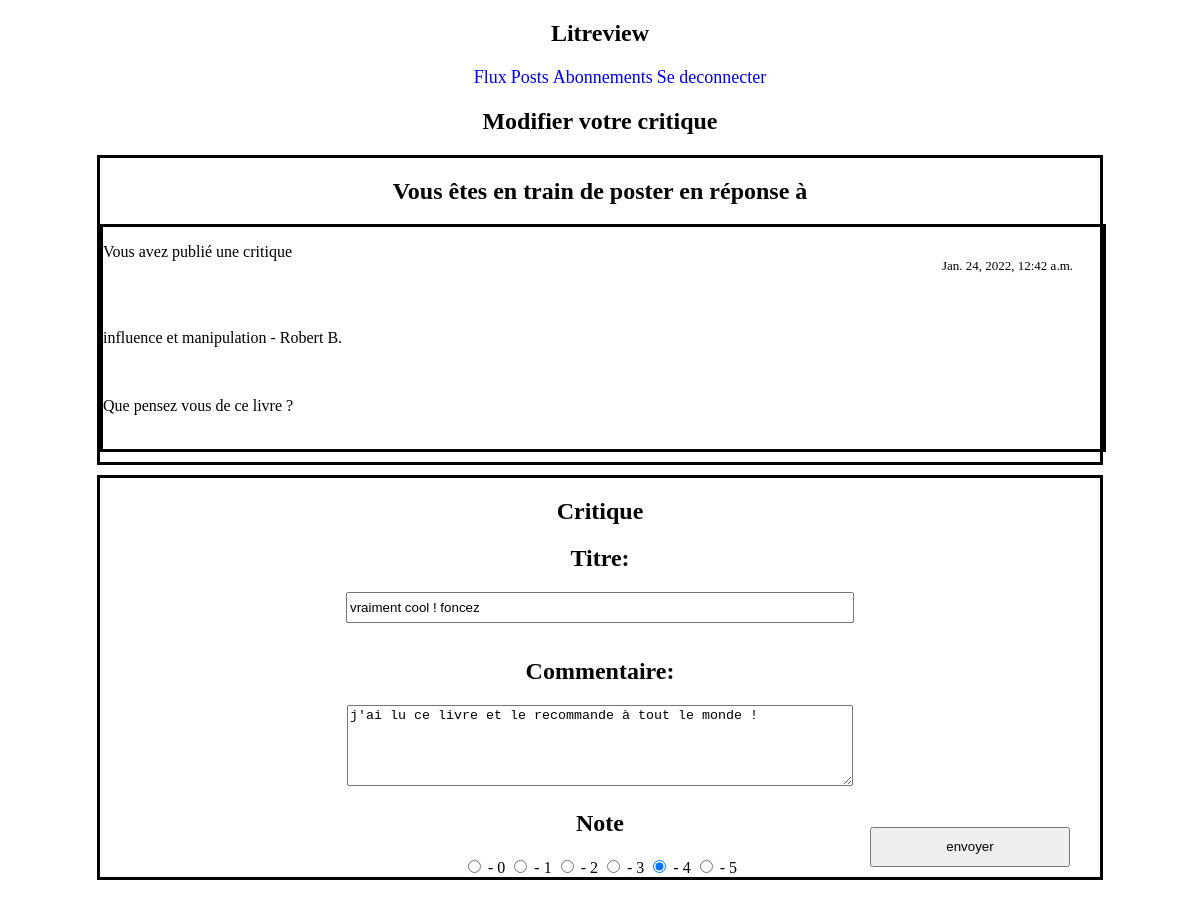
Page /modifier-review/10/ (signed in) on the earlier database version.
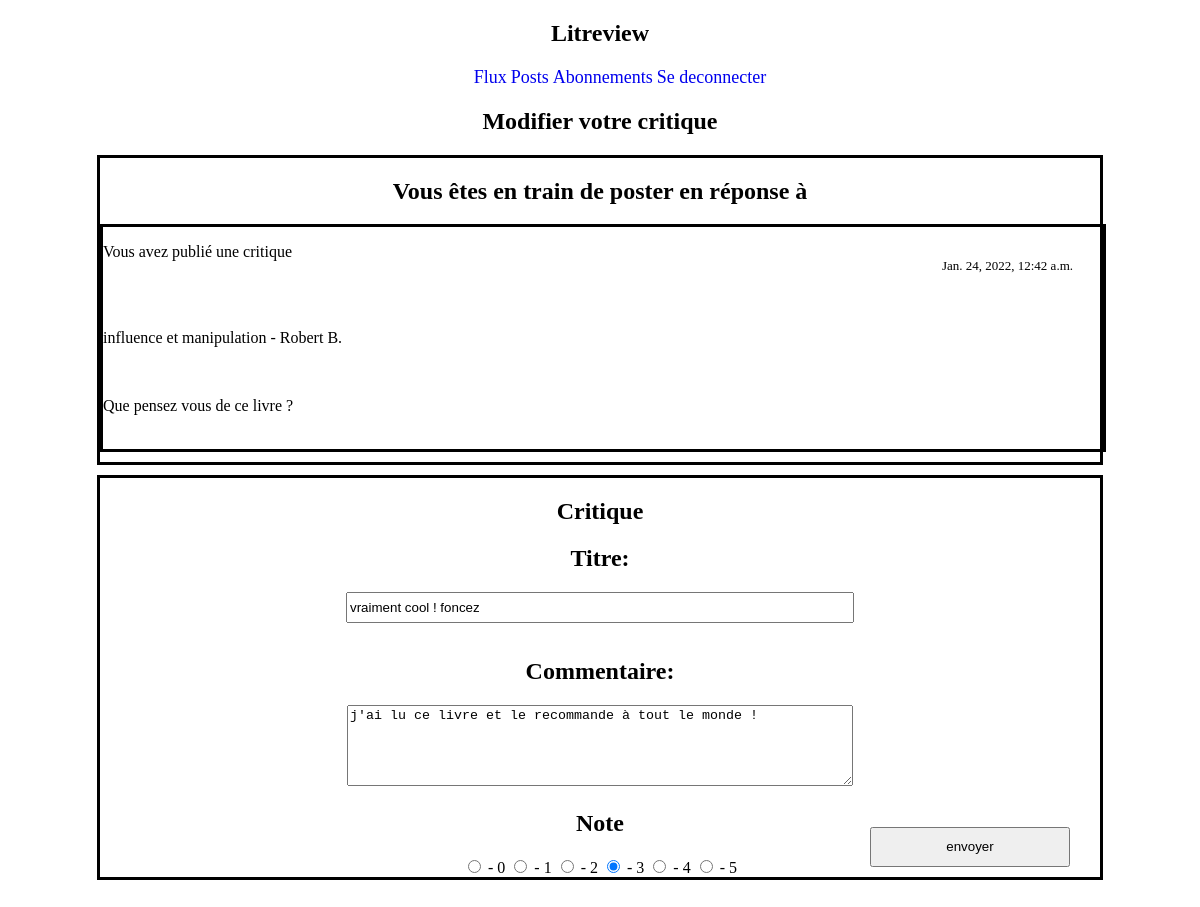
Same page on the later database version.
### blog/views.py (the view)
# urls.py: path('modifier-review/<review_id>/', views.page_modifier_review),
def page_modifier_review(request, review_id):
    try:
        if not request.session['connected']:
            print(request.session['connected'])
            return redirect('/index')
        else:
            pass
    except KeyError:
        print("probleme avec la session")
    modif_review = True
    error = False
    user = User.objects.get(username=request.session['username'])
    user_id = user.id
    review_modifiee = False
    try:
        review = Review.objects.get(id=review_id, user_associe_id=user_id)
        review_ticket_associe_id = review.ticket_associe_id
        ticket = Ticket.objects.get(id=review_ticket_associe_id)
    except ValueError:
        return redirect('/vos-posts')
    except ObjectDoesNotExist:
        return redirect('/vos-posts')
    if request.method == "POST":
        form = CritiqueModifForm(request.POST)
        if form.is_valid():
            critique_title = request.POST.get('titre')
            critique_note = request.POST.get('checkbox')
            critique_commentaire = request.POST.get('commentaire')
            dictionnaire_post = {'note': critique_note, 'title': critique_title,
                                 'commentaire': critique_commentaire}
            if not critique_note and not critique_commentaire and \
                    not critique_title:
                review_modifiee = False
                error = True
            else:
                for post in dictionnaire_post:
                    if not dictionnaire_post[post]:
                        pass
                    elif dictionnaire_post[post] == critique_note:
                        print("c'est la note")
                        if int(critique_note) not in [0, 1, 2, 3, 4, 5]:
                            error = True
                        else:
                            review.rating = int(critique_note)
                    else:
                        if dictionnaire_post[post] == critique_title:
                            review.headline = critique_title
                        if dictionnaire_post[post] == critique_commentaire:
                            review.body = critique_commentaire
                    try:
                        review.time_created = datetime.now()
                        review.save()
                        review_modifiee = True
                    except IntegrityError:
                        error = True
                        context = {
                            'error': error
                        }
                        return render(request, 'templates/blog/creation-critique.html', context)
            context = {
                'modif_review': modif_review,
                'review_modifiee': review_modifiee,
                'form': form,
                'review': review,
                'ticket': ticket,
                'error': error
            }
            return render(request, 'templates/blog/creation-critique.html', context)
        else:
            print("le formulaire est invalide.")
            error = True
    else:
        form = CritiqueModifForm()
    context = {
        'modif_review': modif_review,
        'error': error,
        'form': form,
        'ticket': ticket,
        'review': review,
        'user_id': user_id,
    }
    return render(request, 'templates/blog/creation-critique.html', context)

### blog/models.py
class CritiqueModifForm(forms.Form):
    titre = forms.CharField(max_length=128, label='Titre', required=False, initial="",
                            widget=forms.TextInput())
    commentaire = forms.CharField(max_length=8192, label='Commentaire', required=False, initial="",
                                  widget=forms.Textarea(attrs={'cols': 50, 'rows': 5}))

### blog/templates/blog/creation-critique.html (shortened to what this page needs)
<!doctype html>
<html lang="fr">
<head>
    {% block header %}
    {% include 'blog/barre_de_navigation.html' %}
    {% endblock %}
  {% load static %}
  <link rel="stylesheet" href="{% static 'blog/creation_critique.css' %}">
</head>
<body>
{% if modif_review  and not review_modifiee %}
    <h2 style="text-align:center; margin-left:auto; margin-right:auto; min-width:1000px;">Modifier votre critique</h2>
{% endif %}
{% if ticket_doesnt_exist %}
    <h2>Le ticket n'existe pas.</h2>
{% else %}
{% if not review_modifiee %}
    <div id="reponse_critique">
      <h2>Vous êtes en train de poster en réponse à</h2>
      {% block content %}
      {% include 'blog/tickets.html' %}
      {% endblock %}
    </div>
    <div id="critique_div">
      <form id="critique_form" method="post" action="">
        <h2>Critique</h2>
          <h2>{{ form.titre.label_tag}}</h2>
          <input type="text" name="titre" id="id_titre" value="{{review.headline}}">
        <h2>{{ form.commentaire.label_tag}}</h2>
          <textarea name="commentaire" cols="50" rows="5" maxlength="8192" id="id_commentaire">{{review.body}}
          </textarea>
          {% if review %}
          {% if review.rating == 3 %}
            <h2>Note</h2>
            <input type="radio" id="0" name="checkbox" value="0" readonly="readonly"> - 0
            <input type="radio" id="1" name="checkbox" value="1" readonly="readonly"> - 1
            <input type="radio" id="2" name="checkbox" value="2" readonly="readonly"> - 2
            <input type="radio" id="3" name="checkbox" value="3" readonly="readonly" checked> - 3
            <input type="radio" id="4" name="checkbox" value="4" readonly="readonly"> - 4
            <input type="radio" id="5" name="checkbox" value="5" readonly="readonly"> - 5
        <br>
          {% endif %}
          {% if review.rating == 4 %}
            <h2>Note</h2>
            <input type="radio" id="0" name="checkbox" value="0" readonly="readonly"> - 0
            <input type="radio" id="1" name="checkbox" value="1" readonly="readonly"> - 1
            <input type="radio" id="2" name="checkbox" value="2" readonly="readonly"> - 2
            <input type="radio" id="3" name="checkbox" value="3" readonly="readonly"> - 3
            <input type="radio" id="4" name="checkbox" value="4" readonly="readonly" checked> - 4
            <input type="radio" id="5" name="checkbox" value="5" readonly="readonly"> - 5
        <br>
          {% endif %}
          {% endif %}
        <input id="bouton_envoyer" type="submit" value="envoyer">
      </form>
    </div>
    {% endif %}
{% endif %}
</body>
</html>

Differences in the rows shown:
changed Review "vraiment cool ! foncez": rating 4 → 3 (drawn)
Other differences:
form field checkbox: (not shown) → "☐"
form field checkbox: (not shown) → "☑"
form field checkbox: "☐" → (not shown)
form field checkbox: "☑" → (not shown)
